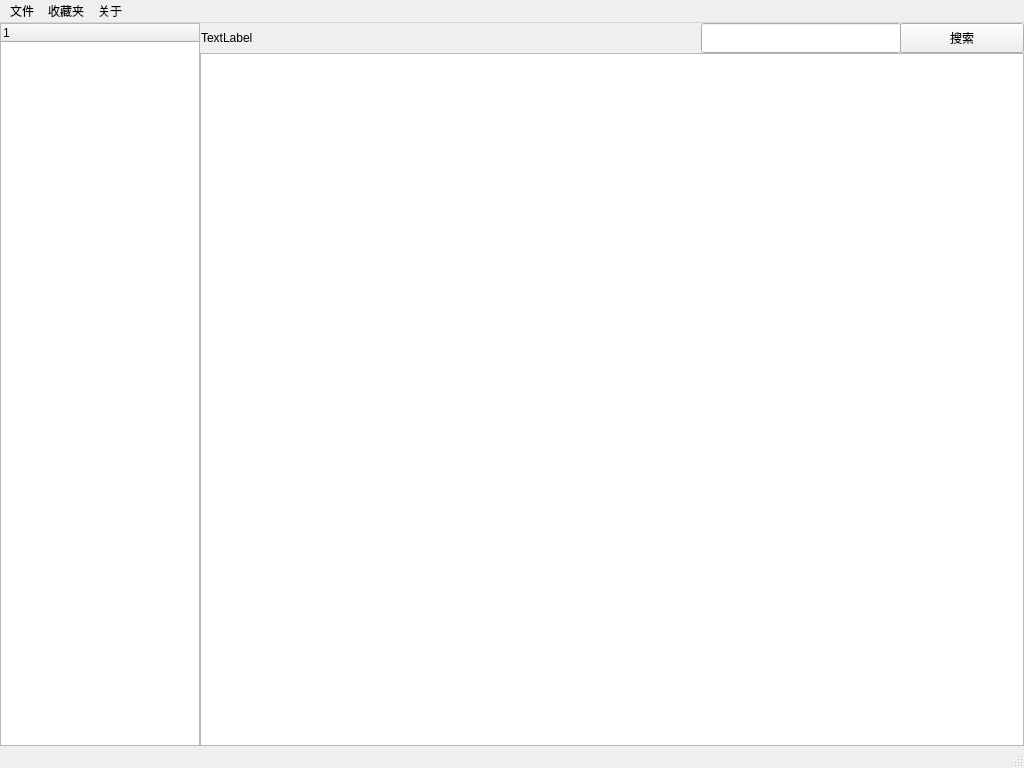
<?xml version="1.0" encoding="UTF-8"?>
<ui version="4.0">
 <class>MainWindow</class>
 <widget class="QMainWindow" name="MainWindow">
  <property name="geometry">
   <rect>
    <x>0</x>
    <y>0</y>
    <width>1024</width>
    <height>768</height>
   </rect>
  </property>
  <property name="windowTitle">
   <string>MainWindow</string>
  </property>
  <widget class="QWidget" name="centralwidget">
   <widget class="QLabel" name="label">
    <property name="geometry">
     <rect>
      <x>201</x>
      <y>0</y>
      <width>500</width>
      <height>30</height>
     </rect>
    </property>
    <property name="text">
     <string>TextLabel</string>
    </property>
   </widget>
   <widget class="QLineEdit" name="lineEdit">
    <property name="geometry">
     <rect>
      <x>701</x>
      <y>0</y>
      <width>200</width>
      <height>30</height>
     </rect>
    </property>
   </widget>
   <widget class="QPushButton" name="pushButton">
    <property name="geometry">
     <rect>
      <x>900</x>
      <y>0</y>
      <width>124</width>
      <height>30</height>
     </rect>
    </property>
    <property name="text">
     <string>搜索</string>
    </property>
   </widget>
   <widget class="QTextBrowser" name="textBrowser">
    <property name="geometry">
     <rect>
      <x>200</x>
      <y>30</y>
      <width>824</width>
      <height>693</height>
     </rect>
    </property>
   </widget>
   <widget class="QTreeWidget" name="treeWidget">
    <property name="geometry">
     <rect>
      <x>0</x>
      <y>0</y>
      <width>200</width>
      <height>723</height>
     </rect>
    </property>
    <column>
     <property name="text">
      <string notr="true">1</string>
     </property>
    </column>
   </widget>
  </widget>
  <widget class="QMenuBar" name="menubar">
   <property name="geometry">
    <rect>
     <x>0</x>
     <y>0</y>
     <width>1024</width>
     <height>23</height>
    </rect>
   </property>
   <widget class="QMenu" name="menu">
    <property name="title">
     <string>文件</string>
    </property>
    <addaction name="actionexit"/>
   </widget>
   <widget class="QMenu" name="menu_2">
    <property name="title">
     <string>收藏夹</string>
    </property>
    <addaction name="actionadd"/>
    <addaction name="actionview"/>
   </widget>
   <widget class="QMenu" name="menu_3">
    <property name="title">
     <string>关于</string>
    </property>
    <addaction name="actionauthor"/>
    <addaction name="actionversion"/>
   </widget>
   <addaction name="menu"/>
   <addaction name="menu_2"/>
   <addaction name="menu_3"/>
  </widget>
  <widget class="QStatusBar" name="statusbar"/>
  <action name="actionexit">
   <property name="text">
    <string>exit</string>
   </property>
  </action>
  <action name="actionadd">
   <property name="text">
    <string>add</string>
   </property>
  </action>
  <action name="actionview">
   <property name="text">
    <string>view</string>
   </property>
  </action>
  <action name="actionauthor">
   <property name="text">
    <string>author</string>
   </property>
  </action>
  <action name="actionversion">
   <property name="text">
    <string>version</string>
   </property>
  </action>
 </widget>
 <resources/>
 <connections/>
</ui>
